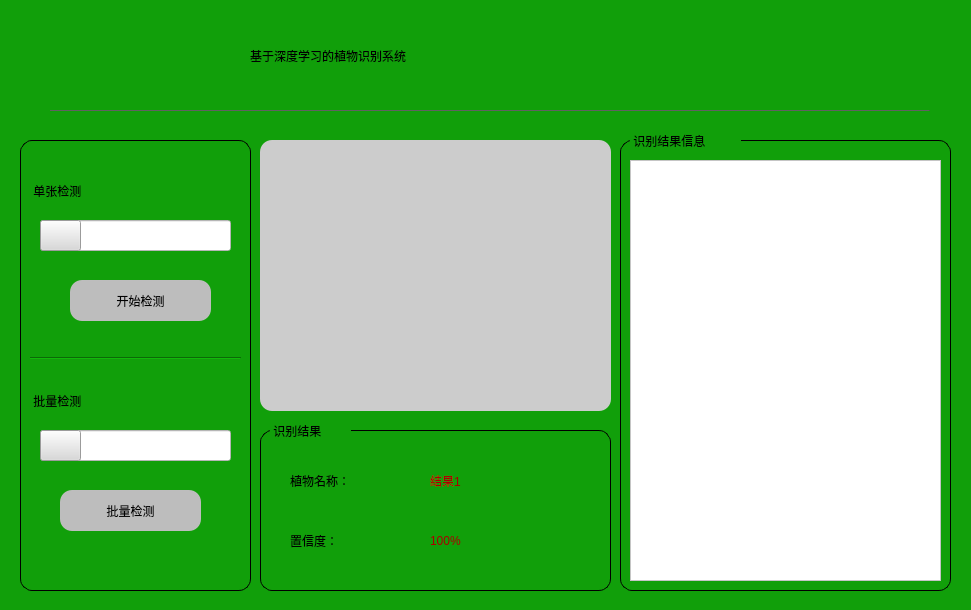
<?xml version="1.0" encoding="UTF-8"?>
<ui version="4.0">
 <class>MainWindow</class>
 <widget class="QMainWindow" name="MainWindow">
  <property name="geometry">
   <rect>
    <x>0</x>
    <y>0</y>
    <width>971</width>
    <height>610</height>
   </rect>
  </property>
  <property name="windowTitle">
   <string>MainWindow</string>
  </property>
  <property name="styleSheet">
   <string notr="true">background-color: rgb(17, 159, 10);</string>
  </property>
  <widget class="QWidget" name="centralwidget">
   <widget class="QLabel" name="label">
    <property name="geometry">
     <rect>
      <x>250</x>
      <y>30</y>
      <width>471</width>
      <height>51</height>
     </rect>
    </property>
    <property name="styleSheet">
     <string notr="true">font: 26pt &quot;宋体&quot;;
background-color: transparent;</string>
    </property>
    <property name="text">
     <string>基于深度学习的植物识别系统</string>
    </property>
   </widget>
   <widget class="QLabel" name="label_2">
    <property name="geometry">
     <rect>
      <x>260</x>
      <y>430</y>
      <width>351</width>
      <height>161</height>
     </rect>
    </property>
    <property name="styleSheet">
     <string notr="true">border:1px solid black;
border-radius: 12px;
background-color: transparent;</string>
    </property>
    <property name="text">
     <string/>
    </property>
   </widget>
   <widget class="QLabel" name="label_3">
    <property name="geometry">
     <rect>
      <x>270</x>
      <y>410</y>
      <width>81</width>
      <height>41</height>
     </rect>
    </property>
    <property name="styleSheet">
     <string notr="true">font: 12pt &quot;宋体&quot;;
</string>
    </property>
    <property name="text">
     <string> 识别结果</string>
    </property>
   </widget>
   <widget class="QLabel" name="label_4">
    <property name="geometry">
     <rect>
      <x>20</x>
      <y>140</y>
      <width>231</width>
      <height>451</height>
     </rect>
    </property>
    <property name="styleSheet">
     <string notr="true">border:1px solid black;
border-radius: 12px;</string>
    </property>
    <property name="text">
     <string/>
    </property>
   </widget>
   <widget class="QLabel" name="label_5">
    <property name="geometry">
     <rect>
      <x>30</x>
      <y>170</y>
      <width>81</width>
      <height>41</height>
     </rect>
    </property>
    <property name="styleSheet">
     <string notr="true">font: 12pt &quot;宋体&quot;;</string>
    </property>
    <property name="text">
     <string> 单张检测</string>
    </property>
   </widget>
   <widget class="QLabel" name="label_7">
    <property name="geometry">
     <rect>
      <x>30</x>
      <y>380</y>
      <width>81</width>
      <height>41</height>
     </rect>
    </property>
    <property name="styleSheet">
     <string notr="true">font: 12pt &quot;宋体&quot;;</string>
    </property>
    <property name="text">
     <string> 批量检测</string>
    </property>
   </widget>
   <widget class="QLabel" name="label_pic">
    <property name="geometry">
     <rect>
      <x>260</x>
      <y>140</y>
      <width>351</width>
      <height>271</height>
     </rect>
    </property>
    <property name="styleSheet">
     <string notr="true">background-color: rgb(204, 204, 204);
border-radius: 12px;</string>
    </property>
    <property name="text">
     <string/>
    </property>
   </widget>
   <widget class="QLabel" name="label_9">
    <property name="geometry">
     <rect>
      <x>630</x>
      <y>120</y>
      <width>111</width>
      <height>41</height>
     </rect>
    </property>
    <property name="styleSheet">
     <string notr="true">font: 12pt &quot;宋体&quot;;
</string>
    </property>
    <property name="text">
     <string> 识别结果信息</string>
    </property>
   </widget>
   <widget class="QLabel" name="label_10">
    <property name="geometry">
     <rect>
      <x>620</x>
      <y>140</y>
      <width>331</width>
      <height>451</height>
     </rect>
    </property>
    <property name="styleSheet">
     <string notr="true">border:1px solid black;
border-radius: 12px;</string>
    </property>
    <property name="text">
     <string/>
    </property>
   </widget>
   <widget class="QTableWidget" name="tableWidget">
    <property name="geometry">
     <rect>
      <x>630</x>
      <y>160</y>
      <width>311</width>
      <height>421</height>
     </rect>
    </property>
    <property name="styleSheet">
     <string notr="true">background-color: rgb(255, 255, 255);</string>
    </property>
   </widget>
   <widget class="QLabel" name="label_res">
    <property name="geometry">
     <rect>
      <x>430</x>
      <y>450</y>
      <width>171</width>
      <height>61</height>
     </rect>
    </property>
    <property name="styleSheet">
     <string notr="true">font: 75 22pt &quot;宋体&quot;;
color: rgb(170, 0, 0);
background-color: transparent;</string>
    </property>
    <property name="text">
     <string>结果1</string>
    </property>
   </widget>
   <widget class="QLabel" name="label_pro">
    <property name="geometry">
     <rect>
      <x>430</x>
      <y>510</y>
      <width>121</width>
      <height>61</height>
     </rect>
    </property>
    <property name="styleSheet">
     <string notr="true">font: 75 22pt &quot;宋体&quot;;
color: rgb(170, 0, 0);
background-color: transparent;</string>
    </property>
    <property name="text">
     <string>100%</string>
    </property>
   </widget>
   <widget class="QPushButton" name="pushButton_pic_begin">
    <property name="geometry">
     <rect>
      <x>70</x>
      <y>280</y>
      <width>141</width>
      <height>41</height>
     </rect>
    </property>
    <property name="styleSheet">
     <string notr="true">background-color: rgb(189, 189, 189);
font: 12pt &quot;宋体&quot;;
border-radius: 12px;</string>
    </property>
    <property name="text">
     <string>开始检测</string>
    </property>
   </widget>
   <widget class="QPushButton" name="pushButton_folder_begin">
    <property name="geometry">
     <rect>
      <x>60</x>
      <y>490</y>
      <width>141</width>
      <height>41</height>
     </rect>
    </property>
    <property name="styleSheet">
     <string notr="true">background-color: rgb(189, 189, 189);
font: 12pt &quot;宋体&quot;;
border-radius: 12px;</string>
    </property>
    <property name="text">
     <string>批量检测</string>
    </property>
   </widget>
   <widget class="Line" name="line_2">
    <property name="geometry">
     <rect>
      <x>50</x>
      <y>110</y>
      <width>880</width>
      <height>1</height>
     </rect>
    </property>
    <property name="styleSheet">
     <string notr="true">background-color: rgb(148, 148, 148);
background-color: rgb(84, 84, 84);</string>
    </property>
    <property name="orientation">
     <enum>Qt::Horizontal</enum>
    </property>
   </widget>
   <widget class="QLineEdit" name="lineEdit_pic">
    <property name="geometry">
     <rect>
      <x>70</x>
      <y>220</y>
      <width>161</width>
      <height>31</height>
     </rect>
    </property>
    <property name="styleSheet">
     <string notr="true">background-color: rgb(255, 255, 255);</string>
    </property>
   </widget>
   <widget class="QPushButton" name="pushButton_pic">
    <property name="geometry">
     <rect>
      <x>40</x>
      <y>220</y>
      <width>41</width>
      <height>31</height>
     </rect>
    </property>
    <property name="styleSheet">
     <string notr="true">image: url(:/1/图像.png);
background-color: rgb(217, 217, 217);</string>
    </property>
    <property name="text">
     <string/>
    </property>
   </widget>
   <widget class="QLabel" name="res_type_2">
    <property name="geometry">
     <rect>
      <x>290</x>
      <y>450</y>
      <width>131</width>
      <height>61</height>
     </rect>
    </property>
    <property name="styleSheet">
     <string notr="true">font: 75 20pt &quot;宋体&quot;;
color: rgb(0, 0, 0);
background-color: transparent;</string>
    </property>
    <property name="text">
     <string>植物名称：</string>
    </property>
   </widget>
   <widget class="QLabel" name="res_type_3">
    <property name="geometry">
     <rect>
      <x>290</x>
      <y>510</y>
      <width>111</width>
      <height>61</height>
     </rect>
    </property>
    <property name="styleSheet">
     <string notr="true">font: 75 20pt &quot;宋体&quot;;
color: rgb(0, 0, 0);
background-color: transparent;</string>
    </property>
    <property name="text">
     <string>置信度：</string>
    </property>
   </widget>
   <widget class="QLineEdit" name="lineEdit_folder">
    <property name="geometry">
     <rect>
      <x>70</x>
      <y>430</y>
      <width>161</width>
      <height>31</height>
     </rect>
    </property>
    <property name="styleSheet">
     <string notr="true">background-color: rgb(255, 255, 255);</string>
    </property>
   </widget>
   <widget class="QPushButton" name="pushButton_folder">
    <property name="geometry">
     <rect>
      <x>40</x>
      <y>430</y>
      <width>41</width>
      <height>31</height>
     </rect>
    </property>
    <property name="styleSheet">
     <string notr="true">image: url(:/1/文件夹.png);
background-color: rgb(217, 217, 217);</string>
    </property>
    <property name="text">
     <string/>
    </property>
   </widget>
   <widget class="Line" name="line_3">
    <property name="geometry">
     <rect>
      <x>30</x>
      <y>350</y>
      <width>211</width>
      <height>16</height>
     </rect>
    </property>
    <property name="orientation">
     <enum>Qt::Horizontal</enum>
    </property>
   </widget>
   <zorder>label_10</zorder>
   <zorder>label</zorder>
   <zorder>label_2</zorder>
   <zorder>label_3</zorder>
   <zorder>label_4</zorder>
   <zorder>label_5</zorder>
   <zorder>label_7</zorder>
   <zorder>label_pic</zorder>
   <zorder>label_9</zorder>
   <zorder>tableWidget</zorder>
   <zorder>label_res</zorder>
   <zorder>label_pro</zorder>
   <zorder>pushButton_pic_begin</zorder>
   <zorder>pushButton_folder_begin</zorder>
   <zorder>line_2</zorder>
   <zorder>lineEdit_pic</zorder>
   <zorder>pushButton_pic</zorder>
   <zorder>res_type_2</zorder>
   <zorder>res_type_3</zorder>
   <zorder>lineEdit_folder</zorder>
   <zorder>pushButton_folder</zorder>
   <zorder>line_3</zorder>
  </widget>
 </widget>
 <resources>
  <include location="ui/ui.qrc"/>
 </resources>
 <connections/>
</ui>
